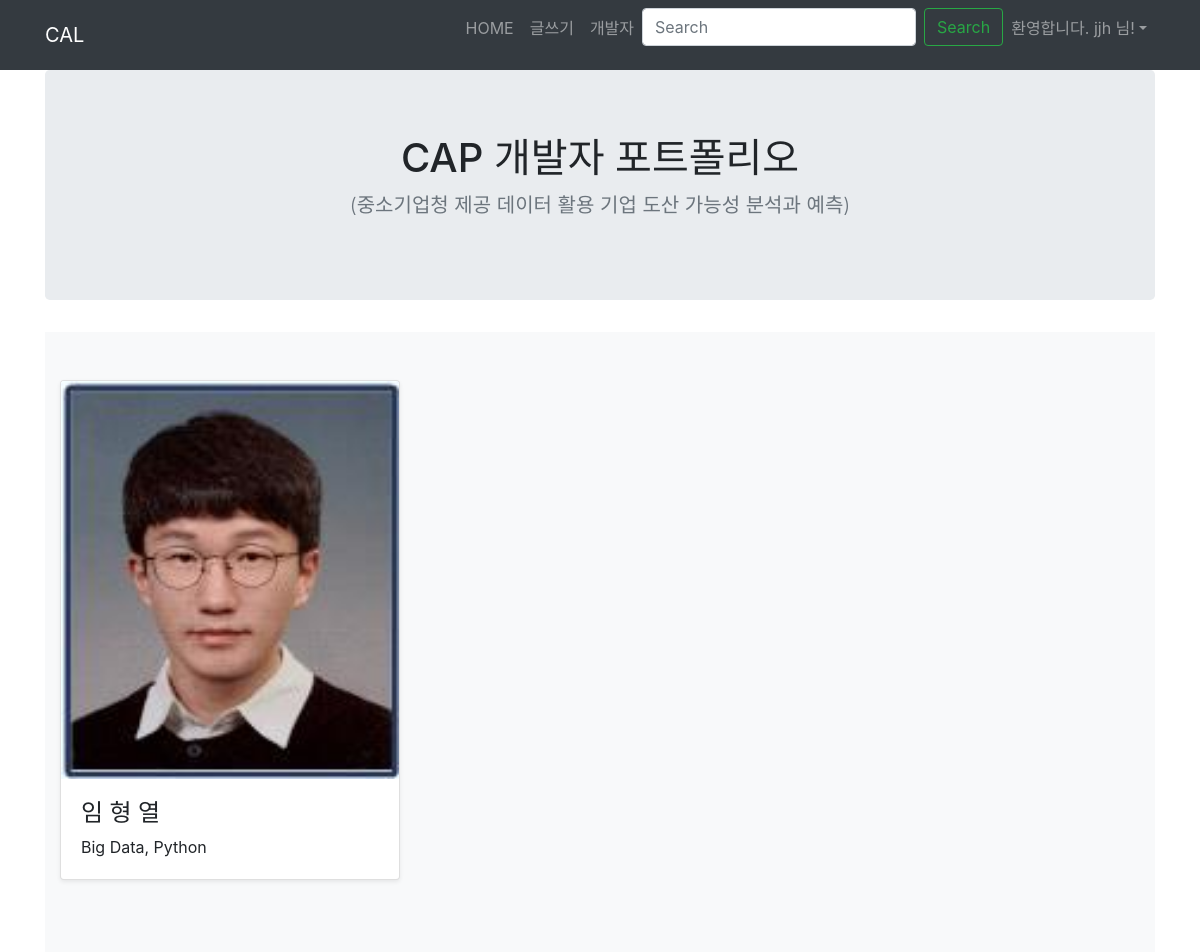
The page /portfolio/ (signed in) on the database its author committed.
### portfolio/models.py (models this page shows, shortened)
class Portfolio(models.Model):
    title = models.CharField(max_length=255)
    image = models.ImageField(upload_to='images/')
    description = models.CharField(max_length=500)

### portfolio/views.py (the view)
# urls.py: path('', views.portfolio,name='portfolio'),
def portfolio(request):
    portfolios = Portfolio.objects
    return render(request, 'portfolio/portfolio.html', {'portfolios': portfolios})

### portfolio/templates/portfolio/portfolio.html (shortened to what this page needs)
{% extends 'base.html' %}
{% block content %}
<link rel="stylesheet" href="//unpkg.com/bootstrap@4/dist/css/bootstrap.min.css">
<main role="main">
    <section class="jumbotron text-center">
      <div class="container">
        <h1 class="jumbotron-heading">CAP 개발자 포트폴리오</h1>
        <p class="lead text-muted">(중소기업청 제공 데이터 활용 기업 도산 가능성 분석과 예측)</p>
      </div>
    </section>
    <div class="album py-5 bg-light">
        <div class="container">
            <div class="row">
            {% for portfolio in portfolios.all %}
              <div class="col-md-4">
                <div class="card mb-4 shadow-sm">
                  <img class="card-img-top" src="{{ portfolio.image.url }}" alt=" Card image cap">
                  <div class="card-body">
                    <h4>{{ portfolio.title }}</h4>
                    <p class="card-text">{{ portfolio.description }}</p>
                  </div>
                </div>
              </div>
          {% endfor %}
          </div>
        </div>
      </div>
  </main>
{% endblock %}

### secondproject/templates/base.html (shortened to what this page needs)
<link rel="stylesheet" href="//unpkg.com/bootstrap@4/dist/css/bootstrap.min.css">
<body>
    <nav class="navbar navbar-expand-lg navbar-dark bg-dark">
        <div class="container">
            <a class="navbar-brand" href="{% url 'blog' %}">CAL</a>
            <div class="collapse navbar-collapse" id="navbarNavAltMarkup">
              <ul class="navbar-nav ml-auto">
                  <li class="nav-item">
                    <a class="nav-item nav-link" href="{% url 'home'%}">HOME</a>
                  </li>
                  <li class="nav-item">
                    <a class="nav-item nav-link" href="{% url 'nowblog' %}">글쓰기</a>
                  </li>
                  <li class="nav-item">
                    <a class="nav-item nav-link" href="{% url 'portfolio' %}">개발자</a>
                  </li>
                  <form class="form-inline">
                    <input class="form-control mr-sm-2" type="search" placeholder="Search" aria-label="Search">
                    <button class="btn btn-outline-success my-2 my-sm-0" type="submit">Search</button>
                    </form>
            {% if user.is_authenticated %}
                    <li class="nav-item dropdown">
                        <a class="nav-link dropdown-toggle" id="navbarDropdown" role="button" data-toggle="dropdown"
                            aria-haspopup="true" aria-expanded="false">환영합니다. {{ user.username }} 님!</a>
                    </li>
                    {% endif %}
                </ul>
            </div>
        </div>
    </nav>
</body>
<div class="container">
{% block content %}
{% endblock %}
</div>

### rows shown on the page
Portfolio: image (picture), title "임 형 열", description "Big Data, Python"

### other values the page prints
{{ user.username }} "jjh"
